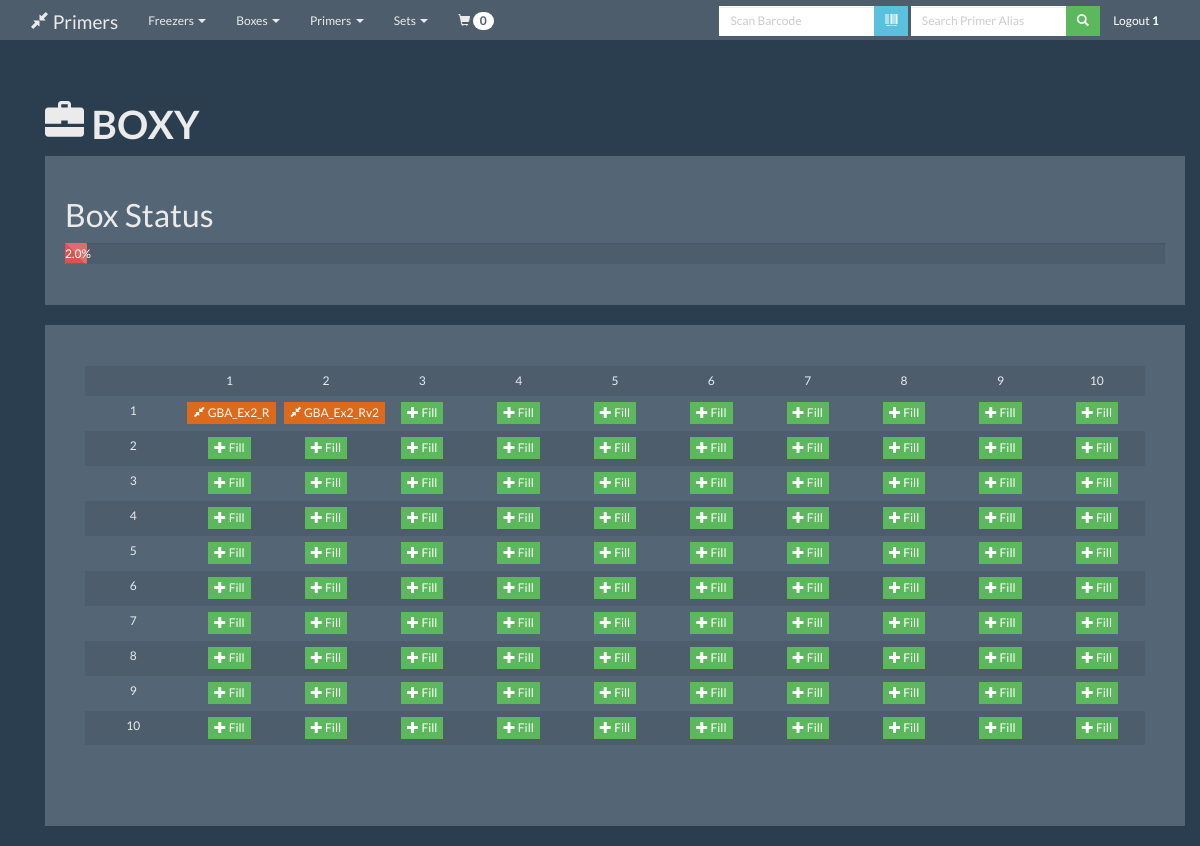
Page /box/detail/1 (signed in) on the committed database.
### app/models.py (models this page shows, shortened)
class Boxes(db.Model):
    id = db.Column(db.Integer, primary_key=True)
    name = db.Column(db.String(20), unique=False)
    rows = db.Column(db.Integer)
    columns = db.Column(db.Integer)
    user = db.Column(db.Integer, db.ForeignKey('users.id'), nullable=False)
    freezer_id = db.Column(db.Integer, db.ForeignKey('freezers.id'), nullable=False)
    aliquots = db.Column(db.Integer)
    user_rel = db.relationship("Users", lazy='joined', foreign_keys=[user])
    freezer_rel = db.relationship("Freezers", lazy='joined', foreign_keys=[freezer_id])

class Primers(db.Model):
    __tablename__ = 'primers'
    __searchable__ = ['alias', 'id']
    id = db.Column(db.Integer, primary_key=True)
    alias = db.Column(db.String(20), unique=False)
    sequence = db.Column(db.String(100), unique=True)
    chrom = db.Column(db.String(20), unique=False)
    position = db.Column(db.Integer, unique=False)
    gene = db.Column(db.String(20), unique=False)
    orientation = db.Column(db.Integer, unique=False)
    pair_id = db.Column(db.Integer, unique=False)
    mod_5 = db.Column(db.String(20), unique=False)
    mod_3 = db.Column(db.String(20), unique=False)
    scale = db.Column(db.String(20), unique=False)
    purification = db.Column(db.String(20), unique=False)
    service = db.Column(db.String(20), unique=False)
    date_designed = db.Column(db.String(20), unique=False)
    user_designed = db.Column(db.Integer, db.ForeignKey('users.id'), nullable=False)
    date_checked = db.Column(db.String(20), unique=False)
    user_checked = db.Column(db.Integer, db.ForeignKey('users.id'), nullable=False)
    date_ordered = db.Column(db.String(20), unique=False)
    user_ordered = db.Column(db.Integer, db.ForeignKey('users.id'), nullable=False)
    lot_no = db.Column(db.String(30), unique=False)
    date_received = db.Column(db.String(20), unique=False)
    user_received = db.Column(db.Integer, db.ForeignKey('users.id'), nullable=False)
    box_id = db.Column(db.Integer, db.ForeignKey('boxes.id'), nullable=False)
    row = db.Column(db.Integer, unique=False)
    column = db.Column(db.Integer, unique=False)
    date_reconstituted = db.Column(db.String(20), unique=False)
    concentration = db.Column(db.Integer, unique=False)
    user_reconstituted = db.Column(db.Integer, db.ForeignKey('users.id'), nullable=False)
    date_acceptance = db.Column(db.String(20), unique=False)
    worklist = db.Column(db.Integer, unique=False)
    user_acceptance = db.Column(db.Integer, db.ForeignKey('users.id'), nullable=False)
    status = db.Column(db.Integer, unique=False)
    current = db.Column(db.Integer, unique=False)
    application = db.Column(db.Integer, db.ForeignKey('applications.id'), nullable=False)
    historial_alias = db.Column(db.String(20), unique=False)
    box_rel = db.relationship("Boxes", lazy='joined', foreign_keys=[box_id])
    user_designed_rel = db.relationship("Users", lazy='joined', foreign_keys=[user_designed])
    user_checked_rel = db.relationship("Users", lazy='joined', foreign_keys=[user_checked])
    user_ordered_rel = db.relationship("Users", lazy='joined', foreign_keys=[user_ordered])
    user_received_rel = db.relationship("Users", lazy='joined', foreign_keys=[user_received])
    user_reconstituted_rel = db.relationship("Users", lazy='joined', foreign_keys=[user_reconstituted])
    user_acceptance_rel = db.relationship("Users", lazy='joined', foreign_keys=[user_acceptance])
    application_rel = db.relationship("Applications", lazy='joined', foreign_keys=[application])
    def __repr__(self):
        return '<alias %r>' % (self.alias)

### app/mod_box/views.py (the view)
@box.route('/detail/<int:box_id>', methods=['GET', 'POST'])
@login_required
@admin_required
def view_box_detail(box_id,message=None,modifier=None):
    box = Boxes.query.filter_by(id=box_id).first()
    calculator = box_layout_calculator(box)
    box_layout=calculator["box_layout"]
    percent_full = calculator["percent_full"]
    return render_template('view_box_detail.html',box=box,percent_full='%0.1f' % percent_full,message=message,modifier=modifier,box_layout=box_layout)

### app/mod_admin/queries.py (called while the page is built)
def get_user_id_by_username(s, username):
    user = s.query(Users).filter_by(username=username).values(Users.username, Users.id)
    for i in user:
        return i.id

def check_if_admin(s,username):
    user_id = get_user_id_by_username(s,username)
    query = s.query(Users).filter(Users.id == user_id).values(Users.admin)
    for i in query:
        if i.admin == 1:
            return True
        else:
            return False

### app/views.py (called while the page is built)
@login_manager.user_loader
def load_user(user_id):
    return User(user_id)

@app.context_processor
def get_cart_count():
    print session
    if 'cart' in session:
        if session["cart"] is not None:
            return dict(cart_count=len(session["cart"]))
        else:
            dict(cart_count=0)
    else:
        return dict(cart_count=0)

@app.context_processor
def logged_in():
    if current_user.is_authenticated:
        userid = current_user.id
        admin=check_if_admin(s,userid)
        return {'logged_in': True, 'userid': userid,'admin':admin}
    else:
        return {'logged_in': False}

### app/mod_box/templates/view_box_detail.html (shortened to what this page needs)
{% extends "layout.html" %}
{% block content %}
<div class="row">
    <div class="col-md-12">
        <h1><strong><span class="glyphicon glyphicon-briefcase"></span> {{ box.name }}</h1></strong>
    </div>
</div>
<div class="row">
    <div class="col-md-12">
        <div class="well bs-component">
            <h2>Box Status</h2>
            <div class="progress progress-striped">
                <div class="progress-bar progress-bar-danger" style="width: {{ percent_full }}%">{{ percent_full }}% Full</div>
            </div>
        </div>
    </div>
</div>
<div class="row">
    <div class="col-md-12">
        <div class="well bs-component">
            <div class="row">
                <div class="col-md-12">
                    <div class="well bs-component">
                        <table class="table table-striped">
                        {% for row in box_layout %}
                            <tr>
                                {% for column in box_layout[row] %}
                                    <td class="text-center">
                                        {% if box_layout[row][column] == "Empty" %}
                                            <a href="{{ url_for('box.fill_box',box_id=box.id,row=row,column=column) }}" class="btn btn-success btn-xs"><span class="glyphicon glyphicon-plus" aria-hidden="true"></span> Fill</a>
                                        {% else %}
                                            {% if box_layout[row][column]|int != 0  %}
                                                {{ box_layout[row][column] }}
                                            {% elif box_layout[row][column] != '' %}
                                                <a href="/primer/detail/{{ box_layout[row][column].id }}" class="btn btn-primary btn-xs"><span class="glyphicon glyphicon-resize-small"></span> {{ box_layout[row][column].alias }}</a>
                                            {% endif %}
                                        {% endif %}
                                    </td>
                                {% endfor %}
                            </tr>
                        {% endfor %}
                        </table>
                    </div>
                </div>
            </div>
        </div>
    </div>
</div>
{% endblock %}

### app/static/css/panel_pal.css (style rules this page uses)
body { padding-top: 80px; }
table { table-layout: fixed; }
td { word-wrap: break-word; }

### rows in the picture
Boxes: name "BOXY"
Primers: alias "GBA_Ex2_R"
Primers: alias "GBA_Ex2_Rv2"

### other values in the picture
{{ cart_count }} "0"
{{ userid }} "1"
{{ percent_full }} "2.0"
{{ box_layout[row][column] }} "1" "2" "3" "4" "5" "6" "7" "8" "9" "10" "1" "2" "3" "4" "5" "6" "7" "8" "9" "10"
